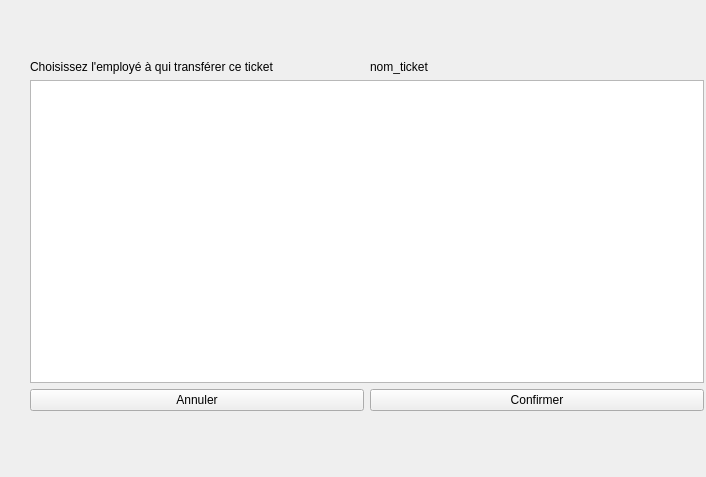
<?xml version="1.0" encoding="UTF-8"?>
<ui version="4.0">
 <class>VueTransferer</class>
 <widget class="QWidget" name="VueTransferer">
  <property name="geometry">
   <rect>
    <x>0</x>
    <y>0</y>
    <width>706</width>
    <height>477</height>
   </rect>
  </property>
  <property name="windowTitle">
   <string>VueTransferer</string>
  </property>
  <widget class="QWidget" name="verticalLayoutWidget">
   <property name="geometry">
    <rect>
     <x>30</x>
     <y>60</y>
     <width>674</width>
     <height>351</height>
    </rect>
   </property>
   <layout class="QVBoxLayout" name="verticalLayout">
    <item>
     <layout class="QHBoxLayout" name="horizontalLayout">
      <item>
       <widget class="QLabel" name="labelChoix">
        <property name="text">
         <string>Choisissez l'employé à qui transférer ce ticket </string>
        </property>
       </widget>
      </item>
      <item>
       <widget class="QLabel" name="nomTicket">
        <property name="text">
         <string>nom_ticket</string>
        </property>
       </widget>
      </item>
     </layout>
    </item>
    <item>
     <widget class="QListWidget" name="listWidget"/>
    </item>
    <item>
     <layout class="QGridLayout" name="gridLayout">
      <item row="2" column="1">
       <widget class="QPushButton" name="AnnulerButton">
        <property name="text">
         <string>Annuler</string>
        </property>
       </widget>
      </item>
      <item row="2" column="2">
       <widget class="QPushButton" name="ConfirmerButton">
        <property name="text">
         <string>Confirmer</string>
        </property>
       </widget>
      </item>
     </layout>
    </item>
   </layout>
  </widget>
 </widget>
 <resources/>
 <connections/>
</ui>
